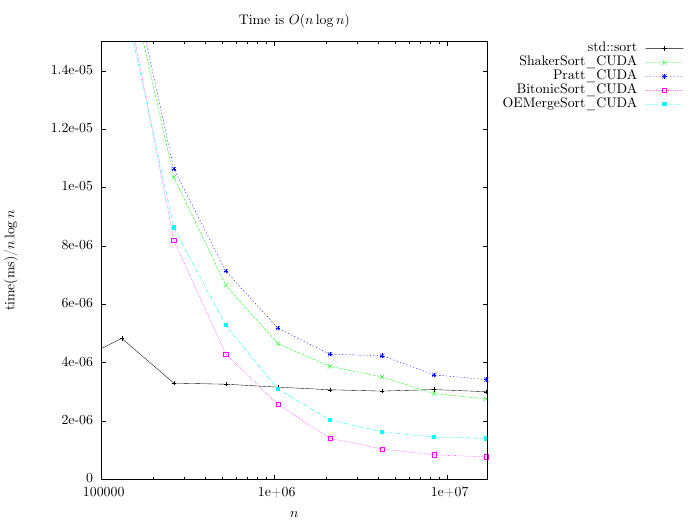

Generate this figure with gnuplot:
set   autoscale
set term epslatex size 7, 5.24 standalone color colortext 10
set key out vert
set key right top
set output 'cudatime.tex'
unset label                            # remove any previous labels
set xtic auto                          # set xtics automatically
set ytic auto                          # set ytics automatically
set title 'Time is $O(n \log n)$'
set xlabel '$n$'
set ylabel 'time(ms)/$n \log n$'
set logscale x
set yrange[0:0.000015]
set xrange[100000:17000000]


plot		'STDSort.res' using 1:($2/($1*log($1)/log(2))) title 'std::sort' with linespoints linecolor 0, \
		'ShakerSortCUDA.res' using 1:($2/($1*log($1)/log(2))) title 'ShakerSort\_CUDA' with linespoints, \
		'PrattCUDA.res' using 1:($2/($1*log($1)/log(2))) title 'Pratt\_CUDA' with linespoints, \
		'BitonicSortCUDA.res' using 1:($2/($1*log($1)/log(2))) title 'BitonicSort\_CUDA' with linespoints, \
		'OddEvenMergeSortCUDA.res' using 1:($2/($1*log($1)/log(2))) title 'OEMergeSort\_CUDA' with linespoints
